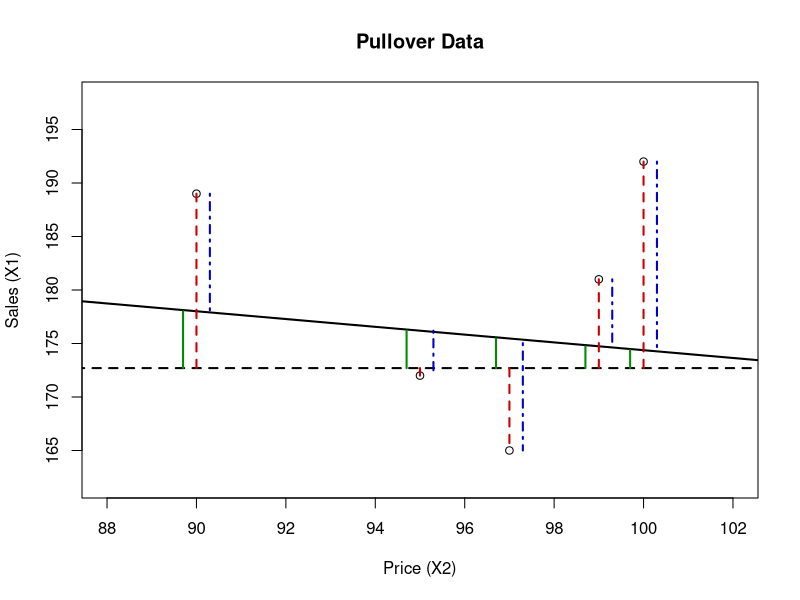

R code for this plot:

# clear variables and close windows
rm(list = ls(all = TRUE))
graphics.off()

# load data
x   = read.table("pullover.dat")
dat = cbind(x[, 2], x[, 1])
cv  = cov(dat)
sxy = cv[2, 1]
sxx = cv[1, 1]

beta = sxy/sxx

alpha = mean(dat[, 2]) - beta * mean(dat[, 1])

y = dat[, 2]

yhat = alpha + beta * dat[, 1]

yquer = NULL
steps = dim(x)[1]
for (i in 1:steps) {
    yquer[i] = mean(dat[, 2])
}

# Generating line1
line11 = NULL
line12 = NULL
m = 1
for (i in 1:steps) {
    line11[m] = dat[i, 1]
    line11[m + 1] = dat[i, 1]
    line11[m + 2] = dat[i, 1]
    m = m + 3
}

m = 1
for (i in 1:steps) {
    line12[m] = yquer[i]
    line12[m + 1] = y[i]
    line12[m + 2] = yhat[i]
    m = m + 3
}

line1 = cbind(line11, line12)

# Generating line2
line21 = NULL
line22 = NULL
m = 1

for (i in 1:steps) {
    line21[m] = dat[i, 1] - 0.3
    line21[m + 1] = dat[i, 1] - 0.3
    line21[m + 2] = dat[i, 1] - 0.3
    m = m + 3
}

m = 1
for (i in 1:steps) {
    line22[m] = yquer[i]
    line22[m + 1] = y[i]
    line22[m + 2] = yhat[i]
    m = m + 3
}

line2 = cbind(line21, line22)

# Generating line3

line31 = NULL
line32 = NULL

m = 1
for (i in 1:steps) {
    line31[m] = dat[i, 1] + 0.3
    line31[m + 1] = dat[i, 1] + 0.3
    line31[m + 2] = dat[i, 1] + 0.3
    m = m + 3
}

m = 1
for (i in 1:steps) {
    line32[m] = yquer[i]
    line32[m + 1] = y[i]
    line32[m + 2] = yhat[i]
    m = m + 3
}

line3 = cbind(line31, line32)

t = (round(min(dat[, 1])) - 5):(round(max(dat[, 1])) + 5)
fit = alpha + beta * t

rl = cbind(t, fit)

aux = mean(dat[, 2]) * matrix(1, length(t), length(t))
aux1 = aux[, 1]
ybar = cbind(t, aux1)

# Chart
plot(dat[, 1], dat[, 2], xlab = "Price (X2)", ylab = "Sales (X1)", xlim = c(88, 
    102), ylim = c(162, 198))
title("Pullover Data")
lines(rl[, 1], rl[, 2], lwd = 2)
lines(ybar[, 1], ybar[, 2], lty = "dashed", lwd = 2)

# redline
redline = rbind(line1[1, ], line1[2, ], line1[4, ], line1[5, ], line1[7, ], line1[8, 
    ], line1[10, ], line1[11, ], line1[13, ], line1[14, ], line1[16, ], line1[17, 
    ], line1[19, ], line1[20, ], line1[22, ], line1[23, ], line1[25, ], line1[26, 
    ], line1[28, ], line1[29, ])

i = 1
s = dim(redline)[1]
while (i < s) {
    lines(c(redline[i, 1], redline[i + 1, 1]), c(redline[i, 2], redline[i + 
        1, 2]), col = "red3", lwd = 2, lty = "dashed")
    i = i + 2
}

# Greenline
greenline = rbind(line2[1, ], line2[3, ], line2[4, ], line2[6, ], line2[7, ], line2[9, 
    ], line2[10, ], line2[12, ], line2[13, ], line2[15, ], line2[16, ], line2[18, 
    ], line2[19, ], line2[21, ], line2[22, ], line2[24, ], line2[25, ], line2[27, 
    ], line2[28, ], line2[30, ])

i = 1
while (i < s) {
    lines(c(greenline[i, 1], greenline[i + 1, 1]), c(greenline[i, 2], greenline[i + 
        1, 2]), col = "green4", lwd = 2)
    i = i + 2
}

# blueline
blueline = rbind(line3[1, ], line3[3, ], line3[5, ], line3[6, ], line3[7, ], line3[8, 
    ], line3[7, ], line3[9, ], line3[10, ], line3[12, ], line3[13, ], line3[15, 
    ], line3[17, ], line3[18, ], line3[19, ], line3[20, ], line3[23, ], line3[24, 
    ], line3[27, ], line3[26, ], line3[27, ], line3[28, ], line3[29, ], line3[30, 
    ])

i = 1
while (i < s) {
    lines(c(blueline[i, 1], blueline[i + 1, 1]), c(blueline[i, 2], blueline[i + 1, 
        2]), col = "blue3", lwd = 2, lty = 4)
    i = i + 2
}
